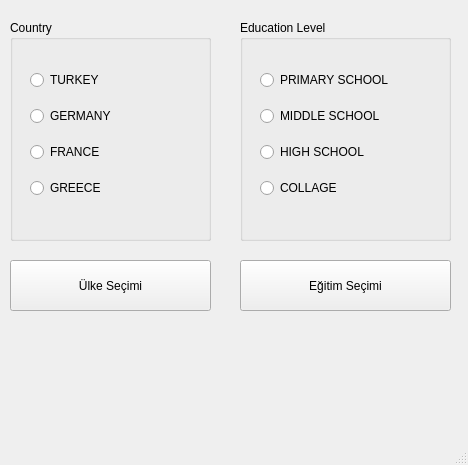
<?xml version="1.0" encoding="UTF-8"?>
<ui version="4.0">
 <class>MainWindow</class>
 <widget class="QMainWindow" name="MainWindow">
  <property name="geometry">
   <rect>
    <x>0</x>
    <y>0</y>
    <width>468</width>
    <height>465</height>
   </rect>
  </property>
  <property name="windowTitle">
   <string>MainWindow</string>
  </property>
  <widget class="QWidget" name="centralwidget">
   <widget class="QLabel" name="lblUlke">
    <property name="geometry">
     <rect>
      <x>10</x>
      <y>330</y>
      <width>201</width>
      <height>41</height>
     </rect>
    </property>
    <property name="text">
     <string>&lt;html&gt;&lt;head/&gt;&lt;body&gt;&lt;p align=&quot;center&quot;&gt;&lt;br/&gt;&lt;/p&gt;&lt;/body&gt;&lt;/html&gt;</string>
    </property>
   </widget>
   <widget class="QLabel" name="lblEgitim">
    <property name="geometry">
     <rect>
      <x>240</x>
      <y>330</y>
      <width>211</width>
      <height>41</height>
     </rect>
    </property>
    <property name="text">
     <string/>
    </property>
   </widget>
   <widget class="QPushButton" name="btn_SelectedCt">
    <property name="geometry">
     <rect>
      <x>10</x>
      <y>260</y>
      <width>201</width>
      <height>51</height>
     </rect>
    </property>
    <property name="text">
     <string>Ülke Seçimi</string>
    </property>
   </widget>
   <widget class="QPushButton" name="btn_SelectedEdu">
    <property name="geometry">
     <rect>
      <x>240</x>
      <y>260</y>
      <width>211</width>
      <height>51</height>
     </rect>
    </property>
    <property name="text">
     <string>Eğitim Seçimi</string>
    </property>
   </widget>
   <widget class="QGroupBox" name="groupBoxCountry">
    <property name="geometry">
     <rect>
      <x>10</x>
      <y>20</y>
      <width>201</width>
      <height>221</height>
     </rect>
    </property>
    <property name="title">
     <string>Country</string>
    </property>
    <widget class="QWidget" name="gridLayoutWidget">
     <property name="geometry">
      <rect>
       <x>20</x>
       <y>40</y>
       <width>161</width>
       <height>151</height>
      </rect>
     </property>
     <layout class="QGridLayout" name="gridLayoutCountry">
      <item row="2" column="0">
       <widget class="QRadioButton" name="btn_fr">
        <property name="text">
         <string>FRANCE</string>
        </property>
       </widget>
      </item>
      <item row="0" column="0">
       <widget class="QRadioButton" name="btn_tr">
        <property name="text">
         <string>TURKEY</string>
        </property>
       </widget>
      </item>
      <item row="1" column="0">
       <widget class="QRadioButton" name="btn_de">
        <property name="text">
         <string>GERMANY</string>
        </property>
       </widget>
      </item>
      <item row="3" column="0">
       <widget class="QRadioButton" name="btn_ge">
        <property name="text">
         <string>GREECE</string>
        </property>
       </widget>
      </item>
     </layout>
    </widget>
   </widget>
   <widget class="QGroupBox" name="groupBoxEdu">
    <property name="geometry">
     <rect>
      <x>240</x>
      <y>20</y>
      <width>211</width>
      <height>221</height>
     </rect>
    </property>
    <property name="title">
     <string>Education Level</string>
    </property>
    <widget class="QWidget" name="gridLayoutWidget_2">
     <property name="geometry">
      <rect>
       <x>20</x>
       <y>40</y>
       <width>171</width>
       <height>151</height>
      </rect>
     </property>
     <layout class="QGridLayout" name="gridLayoutEdu">
      <item row="2" column="0">
       <widget class="QRadioButton" name="edu_hgh">
        <property name="text">
         <string>HIGH SCHOOL</string>
        </property>
       </widget>
      </item>
      <item row="0" column="0">
       <widget class="QRadioButton" name="edu_pri">
        <property name="text">
         <string>PRIMARY SCHOOL</string>
        </property>
       </widget>
      </item>
      <item row="1" column="0">
       <widget class="QRadioButton" name="edu_middle">
        <property name="text">
         <string>MIDDLE SCHOOL</string>
        </property>
       </widget>
      </item>
      <item row="3" column="0">
       <widget class="QRadioButton" name="edu_col">
        <property name="text">
         <string>COLLAGE</string>
        </property>
       </widget>
      </item>
     </layout>
    </widget>
   </widget>
  </widget>
  <widget class="QMenuBar" name="menubar">
   <property name="geometry">
    <rect>
     <x>0</x>
     <y>0</y>
     <width>468</width>
     <height>26</height>
    </rect>
   </property>
  </widget>
  <widget class="QStatusBar" name="statusbar"/>
 </widget>
 <resources/>
 <connections/>
</ui>
